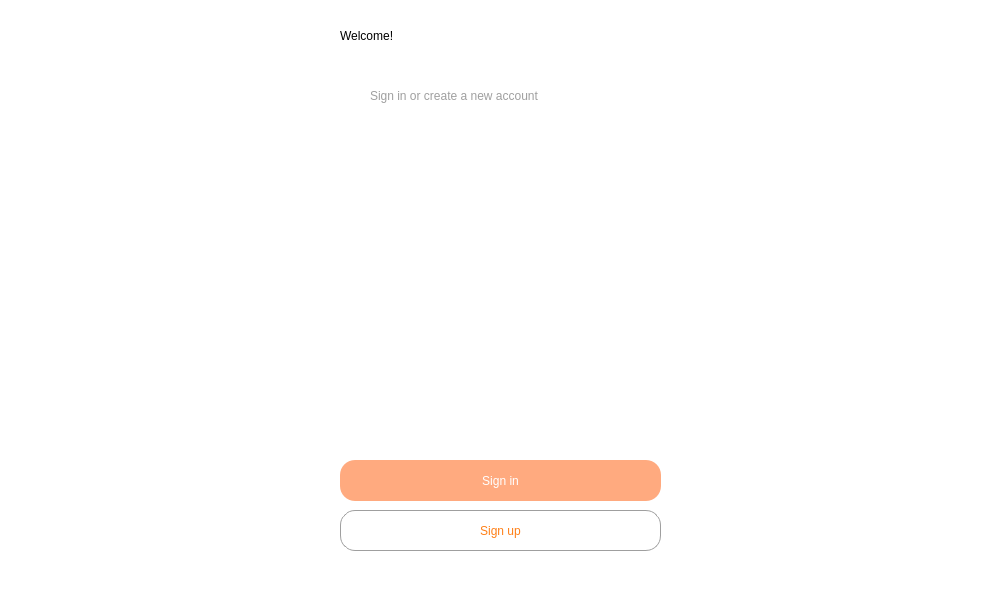
<?xml version="1.0" encoding="UTF-8"?>
<ui version="4.0">
 <class>Welcome_page</class>
 <widget class="QMainWindow" name="Welcome_page">
  <property name="geometry">
   <rect>
    <x>0</x>
    <y>0</y>
    <width>985</width>
    <height>594</height>
   </rect>
  </property>
  <property name="minimumSize">
   <size>
    <width>985</width>
    <height>594</height>
   </size>
  </property>
  <property name="maximumSize">
   <size>
    <width>985</width>
    <height>594</height>
   </size>
  </property>
  <property name="windowTitle">
   <string>MainWindow</string>
  </property>
  <property name="autoFillBackground">
   <bool>false</bool>
  </property>
  <property name="styleSheet">
   <string notr="true">background-color: rgb(255, 255, 255);</string>
  </property>
  <widget class="QWidget" name="centralwidget">
   <widget class="QLabel" name="label_welcome">
    <property name="geometry">
     <rect>
      <x>340</x>
      <y>-20</y>
      <width>321</width>
      <height>111</height>
     </rect>
    </property>
    <property name="styleSheet">
     <string notr="true">font: 700 48pt &quot;Microsoft JhengHei UI &quot;;</string>
    </property>
    <property name="text">
     <string>Welcome!</string>
    </property>
   </widget>
   <widget class="QLabel" name="label_covid_pic">
    <property name="geometry">
     <rect>
      <x>350</x>
      <y>120</y>
      <width>691</width>
      <height>331</height>
     </rect>
    </property>
    <property name="minimumSize">
     <size>
      <width>691</width>
      <height>0</height>
     </size>
    </property>
    <property name="maximumSize">
     <size>
      <width>691</width>
      <height>16777215</height>
     </size>
    </property>
    <property name="text">
     <string/>
    </property>
    <property name="pixmap">
     <pixmap>pics/c300.png</pixmap>
    </property>
   </widget>
   <widget class="QPushButton" name="pushButton_sign_in">
    <property name="geometry">
     <rect>
      <x>340</x>
      <y>460</y>
      <width>321</width>
      <height>41</height>
     </rect>
    </property>
    <property name="styleSheet">
     <string notr="true">font: 700 16pt &quot;Microsoft JhengHei UI&quot;;
background-color: rgb(255, 170, 127);
color: rgb(255, 255, 255);
border-radius: 15px;</string>
    </property>
    <property name="text">
     <string>Sign in</string>
    </property>
   </widget>
   <widget class="QLabel" name="label_signin_info">
    <property name="geometry">
     <rect>
      <x>370</x>
      <y>80</y>
      <width>251</width>
      <height>31</height>
     </rect>
    </property>
    <property name="styleSheet">
     <string notr="true">font: 700 12pt &quot;Microsoft JhengHei UI&quot;;
color: rgb(159, 159, 159);</string>
    </property>
    <property name="text">
     <string>Sign in or create a new account</string>
    </property>
   </widget>
   <widget class="QPushButton" name="pushButton_sign_up">
    <property name="geometry">
     <rect>
      <x>340</x>
      <y>510</y>
      <width>321</width>
      <height>41</height>
     </rect>
    </property>
    <property name="styleSheet">
     <string notr="true">font: 700 16pt &quot;Microsoft JhengHei UI&quot;;
border-radius: 15px;
background-color: rgb(255, 255, 255);
border: 1px solid;
border-color: rgb(159, 159, 159);
color: rgb(255, 127, 23);</string>
    </property>
    <property name="text">
     <string>Sign up</string>
    </property>
   </widget>
  </widget>
  <widget class="QMenuBar" name="menubar">
   <property name="geometry">
    <rect>
     <x>0</x>
     <y>0</y>
     <width>985</width>
     <height>22</height>
    </rect>
   </property>
  </widget>
  <widget class="QStatusBar" name="statusbar"/>
 </widget>
 <resources/>
 <connections/>
</ui>
